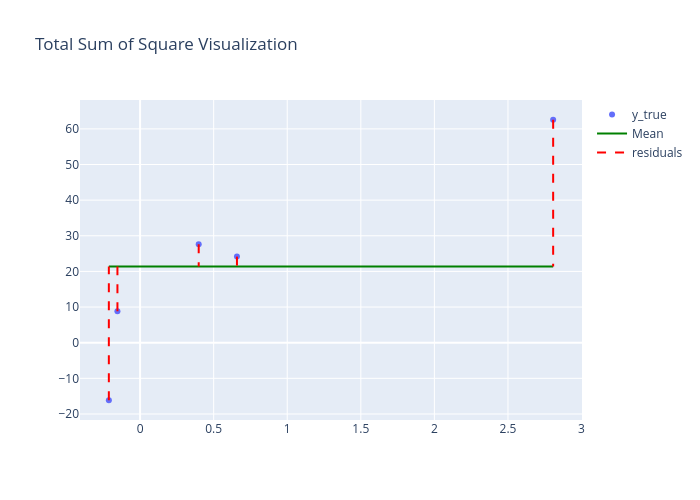

This figure's notebook cell:
### Code cell
fig = go.Figure()
fig.add_trace(go.Scatter(name="y_true", mode='markers', x=df["weight"], y=df["height"]))
fig.add_trace(go.Scatter(mode='lines', name="Mean", x=df["weight"], y=mean_y, line=dict(color='green')))
for i, (weight, y, y_hat) in enumerate(var_mean):
    if (i == 0):
        fig.add_trace(go.Scatter(name="residuals", x=[weight, weight], y=[y, y_hat], mode='lines', line=dict(dash='dash', color="red"), showlegend=True))
    else:
        fig.add_trace(go.Scatter(name="residuals", x=[weight, weight], y=[y, y_hat], mode='lines', line=dict(dash='dash', color="red"), showlegend=False))

fig.update_layout(
    title="Total Sum of Square Visualization",
    width=700,
    height=500
)
fig.show()

### Figure 1 — Plotly figure (JSON) as saved in the notebook; plotly's stock layout.template omitted (floating-point values rounded to 4 significant figures)
{"data": [{"mode": "markers", "name": "y_true", "type": "scatter", "x": [-0.2122, 2.807, 0.3984, -0.1539, 0.6584], "y": [-16.15, 62.56, 27.59, 8.817, 24.16]}, {"line": {"color": "green"}, "mode": "lines", "name": "Mean", "type": "scatter", "x": [-0.2122, 2.807, 0.3984, -0.1539, 0.6584], "y": [21.4, 21.4, 21.4, 21.4, 21.4]}, {"line": {"color": "red", "dash": "dash"}, "mode": "lines", "name": "residuals", "showlegend": true, "type": "scatter", "x": [-0.2122, -0.2122], "y": [-16.15, 21.4]}, {"line": {"color": "red", "dash": "dash"}, "mode": "lines", "name": "residuals", "showlegend": false, "type": "scatter", "x": [2.807, 2.807], "y": [62.56, 21.4]}, {"line": {"color": "red", "dash": "dash"}, "mode": "lines", "name": "residuals", "showlegend": false, "type": "scatter", "x": [0.3984, 0.3984], "y": [27.59, 21.4]}, {"line": {"color": "red", "dash": "dash"}, "mode": "lines", "name": "residuals", "showlegend": false, "type": "scatter", "x": [-0.1539, -0.1539], "y": [8.817, 21.4]}, {"line": {"color": "red", "dash": "dash"}, "mode": "lines", "name": "residuals", "showlegend": false, "type": "scatter", "x": [0.6584, 0.6584], "y": [24.16, 21.4]}], "layout": {"height": 500, "title": {"text": "Total Sum of Square Visualization"}, "width": 700}}
